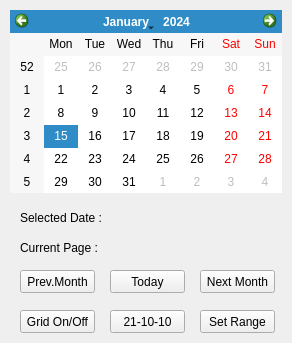
<?xml version="1.0" encoding="UTF-8"?>
<ui version="4.0">
 <class>Form</class>
 <widget class="QWidget" name="Form">
  <property name="geometry">
   <rect>
    <x>0</x>
    <y>0</y>
    <width>292</width>
    <height>343</height>
   </rect>
  </property>
  <property name="windowTitle">
   <string>Form</string>
  </property>
  <widget class="QLabel" name="cal_selected_lb">
   <property name="geometry">
    <rect>
     <x>110</x>
     <y>210</y>
     <width>161</width>
     <height>16</height>
    </rect>
   </property>
   <property name="text">
    <string/>
   </property>
  </widget>
  <widget class="QLabel" name="label_6">
   <property name="geometry">
    <rect>
     <x>20</x>
     <y>210</y>
     <width>91</width>
     <height>16</height>
    </rect>
   </property>
   <property name="text">
    <string>Selected Date :</string>
   </property>
  </widget>
  <widget class="QCalendarWidget" name="cal_widget">
   <property name="geometry">
    <rect>
     <x>10</x>
     <y>10</y>
     <width>272</width>
     <height>183</height>
    </rect>
   </property>
  </widget>
  <widget class="QPushButton" name="cal_next_month">
   <property name="geometry">
    <rect>
     <x>200</x>
     <y>270</y>
     <width>75</width>
     <height>23</height>
    </rect>
   </property>
   <property name="text">
    <string>Next Month</string>
   </property>
  </widget>
  <widget class="QPushButton" name="cal_onoff_grid">
   <property name="geometry">
    <rect>
     <x>20</x>
     <y>310</y>
     <width>75</width>
     <height>23</height>
    </rect>
   </property>
   <property name="text">
    <string>Grid On/Off</string>
   </property>
  </widget>
  <widget class="QLabel" name="label_8">
   <property name="geometry">
    <rect>
     <x>20</x>
     <y>240</y>
     <width>91</width>
     <height>16</height>
    </rect>
   </property>
   <property name="text">
    <string>Current Page :</string>
   </property>
  </widget>
  <widget class="QPushButton" name="cal_today">
   <property name="geometry">
    <rect>
     <x>110</x>
     <y>270</y>
     <width>75</width>
     <height>23</height>
    </rect>
   </property>
   <property name="text">
    <string>Today</string>
   </property>
  </widget>
  <widget class="QLabel" name="cal_cur_page_lb">
   <property name="geometry">
    <rect>
     <x>110</x>
     <y>240</y>
     <width>161</width>
     <height>16</height>
    </rect>
   </property>
   <property name="text">
    <string/>
   </property>
  </widget>
  <widget class="QPushButton" name="cal_prev_month">
   <property name="geometry">
    <rect>
     <x>20</x>
     <y>270</y>
     <width>75</width>
     <height>23</height>
    </rect>
   </property>
   <property name="text">
    <string>Prev.Month</string>
   </property>
  </widget>
  <widget class="QPushButton" name="cal_set_range">
   <property name="geometry">
    <rect>
     <x>200</x>
     <y>310</y>
     <width>75</width>
     <height>23</height>
    </rect>
   </property>
   <property name="text">
    <string>Set Range</string>
   </property>
  </widget>
  <widget class="QPushButton" name="cal_set_day">
   <property name="geometry">
    <rect>
     <x>110</x>
     <y>310</y>
     <width>75</width>
     <height>23</height>
    </rect>
   </property>
   <property name="text">
    <string>21-10-10</string>
   </property>
  </widget>
 </widget>
 <resources/>
 <connections/>
</ui>
